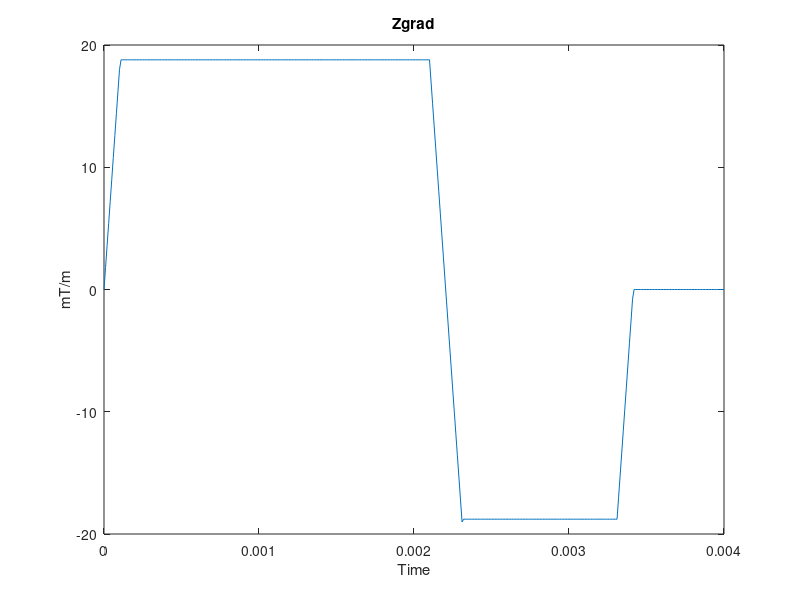
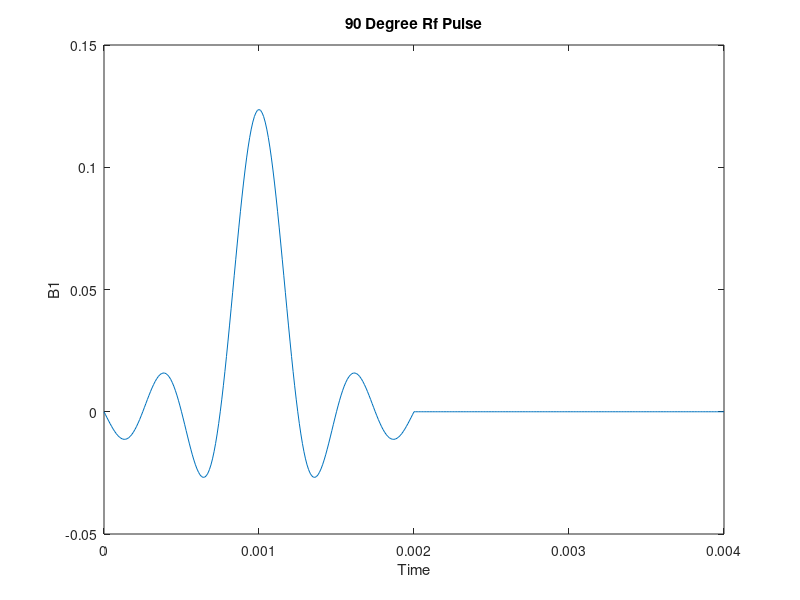

Reproduce these figures in MATLAB, in order. (Note: this script raises an error after producing the figures.)
clc
clear
close all

tbw = 8;
ts = 2*10^-3; % s
BWt = tbw/ts; 
y = 42.58 * 10^6; %Hz/T
dz = (5 *10^-3); % m
slew = 180; %T/m/s
FOV = [256 256]*1.2/1000; %m 
Gmax = 25/1000; % mT/m

Gs = BWt/(y*dz); %T/m

tramp = Gs/slew;
Gss = Gs * 1000; %T/m
Ttot = 2*tramp+ts;


%%

T1 = 1000;
T2 = 100;
offset = [0 200];
FA = 90;
GGs = Gs*10000/100; %Gause/cm

tg = [0:.00001:.004];
t = [0:.0001:.002];
x= [-20:.1:20];

grad = zeros([length(tg),1]); %mT/m
l=0;
o=0;
for k = 1:length(tg)
    if tg(k) <= tramp
        grad(k) = 1000*slew*tg(k);
    elseif tg(k)>tramp && tg(k)<=tramp+ts
        grad(k) = Gss;
    elseif tg(k)>tramp+ts && tg(k)<=tramp+ts+2*tramp
        l=l+1;
        grad(k) = Gss-(1000*slew*l*.00001);
    elseif tg(k)>tramp+ts+2*tramp && tg(k)<=tramp+2*tramp+ts+ts/2
        grad(k) = -Gss;
    elseif tg(k)>tramp+2*tramp+ts+ts/2 && tg(k)<=tramp+2*tramp+ts+ts/2+tramp
        o = o+1;
        grad(k) = -Gss+1000*slew*o*.00001;
    end
end
clear o l
figure
plot(tg,grad)
title("Zgrad")
xlabel("Time")
ylabel("mT/m")

rf = zeros([length(tg),1]);
for l = 1: length(tg)
    if tg(l)<=.002
        rf(l) = sinc(tbw/2*(1000*tg(l)-1));
    end
end
rf90 = rf *1e3* FA/(2*360*(y/10^6)*sum(rf));

figure
plot(tg,rf90)
title("90 Degree Rf Pulse")
xlabel("Time")
ylabel("B1")

[msig,m] = slicep(rf90,grad/10,tg,T1,T2,x,0);
[msig2,m3] = slicep(rf90,grad/10,tg,T1,T2,x,offset(2));

figure
plot(x,abs(msig))
title("90 Degree Pulse")

figure
plot(x,abs(msig2))

%%
FA30 = 30;

FA10 = 10;

rf30 =  rf *1e3* FA30/(2*360*(y/10^6)*sum(rf));


rf10 =  rf *1e3* FA10/(2*360*(y/10^6)*sum(rf));

[msig30,m30] = slicep(rf30,grad/10,tg,T1,T2,x,0);

[msig10,m10] = slicep(rf10,grad/10,tg,T1,T2,x,0);

figure
plot(x,abs(msig30))
title("30 Degree Pulse")

figure
plot(x,abs(msig10))
title("10 Degree Pulse")
%%
figure;
plot(x,m(1,:),'b-',x,m(2,:),'r--',x,m(3,:),'g-.');
title('Magnetization components')
xlabel('z position (mm)');
ylabel('Magnetization');
legend('Mx','My','Mz');

figure
subplot(2,1,1)
plot(x,abs(m(1,:)+1i*m(2,:)))
title("Magnitude of Mxy")
subplot(2,1,2)
plot(x,angle(m(1,:)+1i*m(2,:)))
title("Phase of Mxy")

%%
figure
plot(x,abs(msig),x,fftshift(abs(fft(rf90))))
title("Slice Profile and FFT 90 Degrees")
legend("Profile", "FFT")
figure
plot(x,abs(msig10),x,fftshift(abs(fft(rf10))))
title("Slice Profile and FFT 10 Degrees")
legend("Profile", "FFT")

%% 
[msig902,m902] = slicep(rf90,grad/10,tg,T1,2,x,0);

figure
plot(x,abs(msig902))
title("90 Degree Pulse: T2 = 2")

%%
[msigR,mR] = slicep(rf90(1:215),grad(1:215)/10,tg(1:215),T1,T2,x,0);

figure
plot(x,abs(msigR))
title("90 Degree Pulse:Between Before Rephase")

figure;
subplot(2,1,1)
plot(x,mR(1,:),'b-',x,mR(2,:),'r--',x,mR(3,:),'g-.');
title('Magnetization components: No Rephase')
xlabel('z position (mm)');
ylabel('Magnetization');
legend('Mx','My','Mz');

subplot(2,1,2)
plot(x,m(1,:),'b-',x,m(2,:),'r--',x,m(3,:),'g-.');
title('Magnetization components: After Rephase')
xlabel('z position (mm)');
ylabel('Magnetization');
legend('Mx','My','Mz');

figure
subplot(2,1,1)
plot(x,abs(mR(1,:)+1i*mR(2,:)))
title("Magnitude of Mxy")
subplot(2,1,2)
plot(x,angle(mR(1,:)+1i*mR(2,:)))
title("Phase of Mxy")

%%

x2= [-60:.1:60];


rf = zeros([length(tg),1]);
for l = 1: length(tg)
    if tg(l)<=.002
        rf(l) = sinc(tbw/2*(1000*tg(l)-1));
    end
end
rf90 = rf *1e3* FA/(2*360*(y/10^6)*sum(rf));

cent = [-50 -25 25 50];
cent = y * 18.8*1e-3 * cent*1e-3;

cent_f = cos(2*pi*cent'*tg);
rf90_multi = rf90;

for i = 1:length(cent)
    rf90_multi = rf90_multi + rf90.*cent_f(i,:)';
end

[msig_multi,m_multi] = slicep(rf90_multi, grad/10,tg, T1,T2,x2,0);

figure
plot(tg, rf90_multi)
title("Multislice RF Pulse")
xlabel('Time (ms)')
ylabel('B1')

figure
plot(x2,abs(msig_multi))
title("Simulated Multislice Pulse")
xlabel("x mm")


